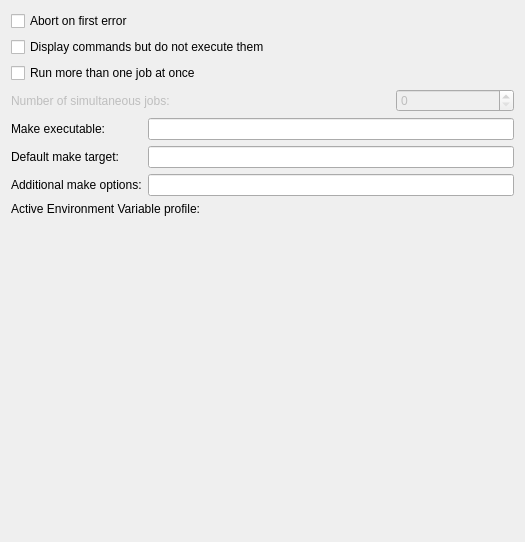
<ui version="4.0" >
 <class>MakeConfig</class>
 <widget class="QWidget" name="MakeConfig" >
  <property name="geometry" >
   <rect>
    <x>0</x>
    <y>0</y>
    <width>521</width>
    <height>542</height>
   </rect>
  </property>
  <layout class="QGridLayout" >
   <item row="0" column="0" colspan="4" >
    <widget class="QCheckBox" name="kcfg_abortOnFirstError" >
     <property name="text" >
      <string>Abort on first error</string>
     </property>
    </widget>
   </item>
   <item row="1" column="0" colspan="4" >
    <widget class="QCheckBox" name="kcfg_displayOnly" >
     <property name="text" >
      <string>Display commands but do not execute them</string>
     </property>
    </widget>
   </item>
   <item row="2" column="0" colspan="4" >
    <widget class="QCheckBox" name="kcfg_runMoreThanOneJob" >
     <property name="text" >
      <string>Run more than one job at once</string>
     </property>
    </widget>
   </item>
   <item row="3" column="0" colspan="3" >
    <widget class="QLabel" name="label" >
     <property name="enabled" >
      <bool>false</bool>
     </property>
     <property name="text" >
      <string>Number of simultaneous jobs:</string>
     </property>
    </widget>
   </item>
   <item row="3" column="3" >
    <widget class="QSpinBox" name="kcfg_numberOfJobs" >
     <property name="enabled" >
      <bool>false</bool>
     </property>
    </widget>
   </item>
   <item row="4" column="0" >
    <widget class="QLabel" name="label_4" >
     <property name="text" >
      <string>Make executable:</string>
     </property>
    </widget>
   </item>
   <item row="4" column="1" colspan="3" >
    <widget class="KLineEdit" name="kcfg_makeBinary" />
   </item>
   <item row="5" column="0" >
    <widget class="QLabel" name="label_6" >
     <property name="text" >
      <string>Default make target:</string>
     </property>
    </widget>
   </item>
   <item row="5" column="1" colspan="3" >
    <widget class="KLineEdit" name="kcfg_defaultTarget" />
   </item>
   <item row="6" column="0" >
    <widget class="QLabel" name="label_5" >
     <property name="text" >
      <string>Additional make options:</string>
     </property>
    </widget>
   </item>
   <item row="6" column="1" colspan="3" >
    <widget class="KLineEdit" name="kcfg_additionalOptions" />
   </item>
   <item row="7" column="0" colspan="2" >
    <widget class="QLabel" name="label_2" >
     <property name="text" >
      <string>Active Environment Variable profile: </string>
     </property>
    </widget>
   </item>
   <item row="7" column="2" colspan="2" >
    <widget class="KDevelop::EnvSelectWidget" native="1" name="envSelectWidget" />
   </item>
   <item row="8" column="0" colspan="4" >
    <spacer>
     <property name="orientation" >
      <enum>Qt::Vertical</enum>
     </property>
     <property name="sizeHint" >
      <size>
       <width>503</width>
       <height>16</height>
      </size>
     </property>
    </spacer>
   </item>
  </layout>
 </widget>
 <customwidgets>
  <customwidget>
   <class>KLineEdit</class>
   <extends>QLineEdit</extends>
   <header>klineedit.h</header>
  </customwidget>
  <customwidget>
   <class>KDevelop::EnvSelectWidget</class>
   <extends>QWidget</extends>
   <header location="global" >envselectwidget.h</header>
   <container>1</container>
  </customwidget>
 </customwidgets>
 <resources/>
 <connections>
  <connection>
   <sender>kcfg_runMoreThanOneJob</sender>
   <signal>toggled(bool)</signal>
   <receiver>kcfg_numberOfJobs</receiver>
   <slot>setEnabled(bool)</slot>
   <hints>
    <hint type="sourcelabel" >
     <x>144</x>
     <y>81</y>
    </hint>
    <hint type="destinationlabel" >
     <x>511</x>
     <y>116</y>
    </hint>
   </hints>
  </connection>
  <connection>
   <sender>kcfg_runMoreThanOneJob</sender>
   <signal>toggled(bool)</signal>
   <receiver>label</receiver>
   <slot>setEnabled(bool)</slot>
   <hints>
    <hint type="sourcelabel" >
     <x>74</x>
     <y>77</y>
    </hint>
    <hint type="destinationlabel" >
     <x>81</x>
     <y>101</y>
    </hint>
   </hints>
  </connection>
 </connections>
</ui>
